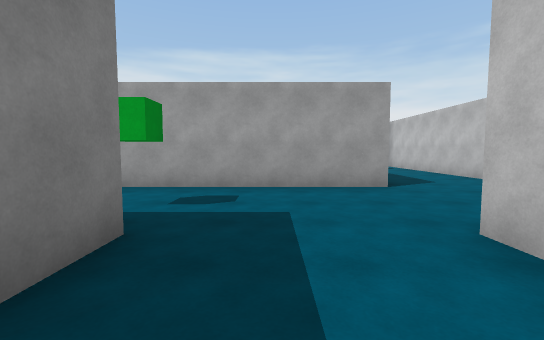
View 1 (above)

24 first-person views from a walk through a Unity game level. The camera is 1.4 m above the floor, tilts 4° down and sees 90° across. The floor is counted in squares, 2 m on a side. Each view is taken from the middle of a square. On the plan, view 1 faces up. The plan holds only what a view shows up to about 9 squares ahead; the rest is blank. The player character is not drawn.

View 2
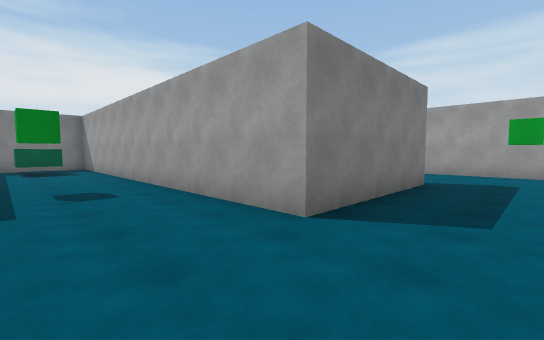

View 3
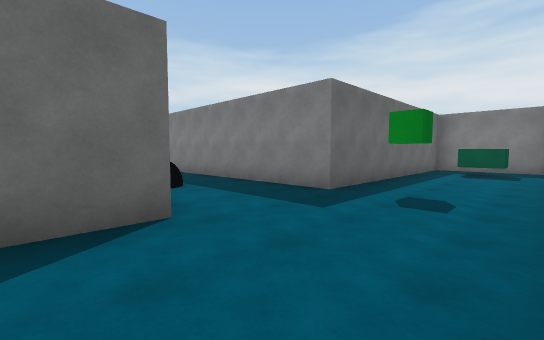

View 4
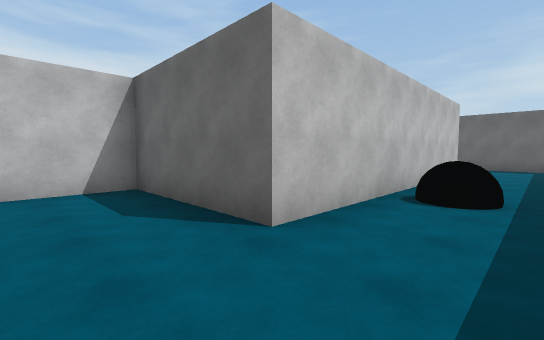

View 5
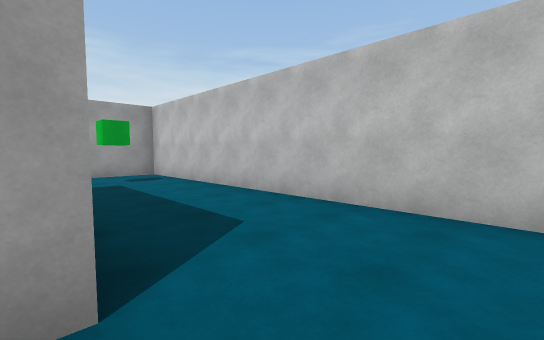

View 6
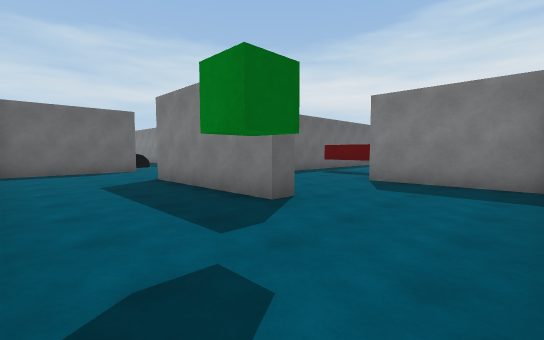

View 7
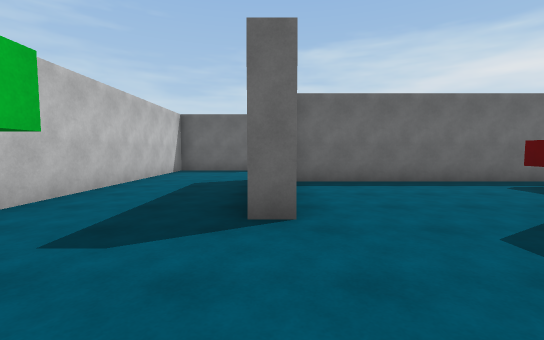

View 8
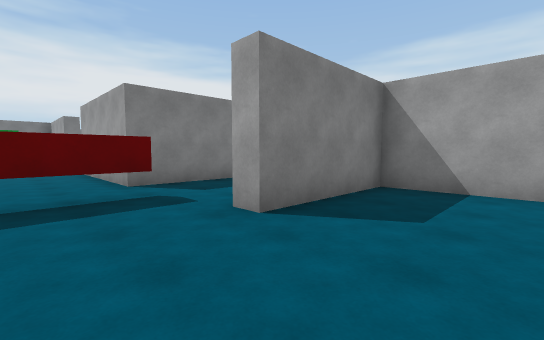

View 9
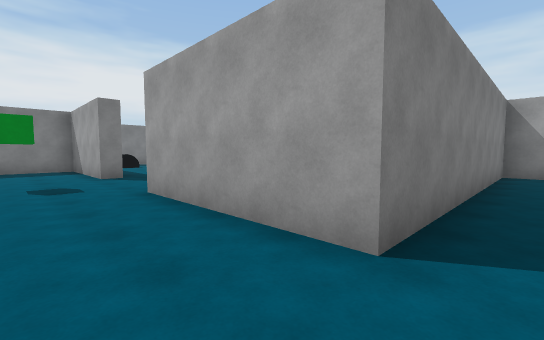

View 10
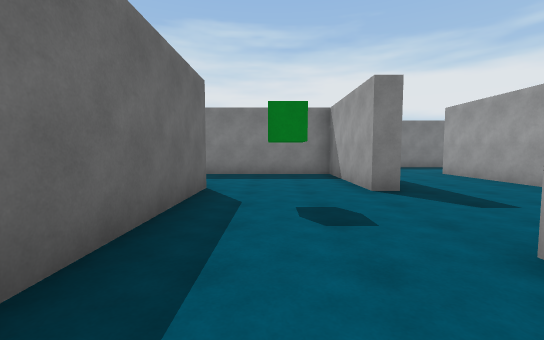

View 11
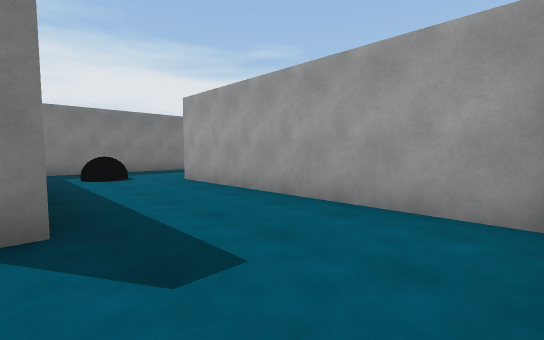

View 12
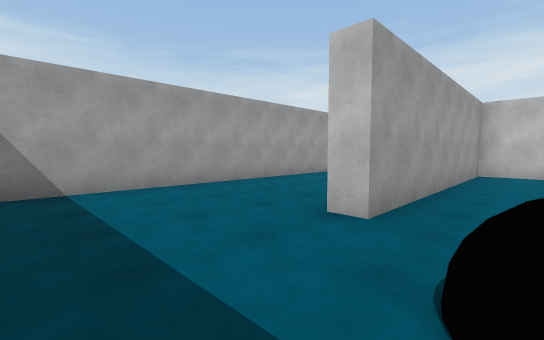

View 13
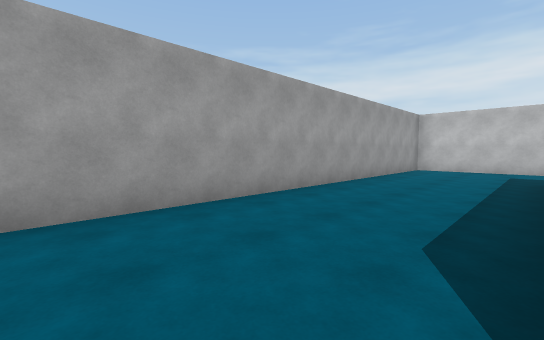

View 14
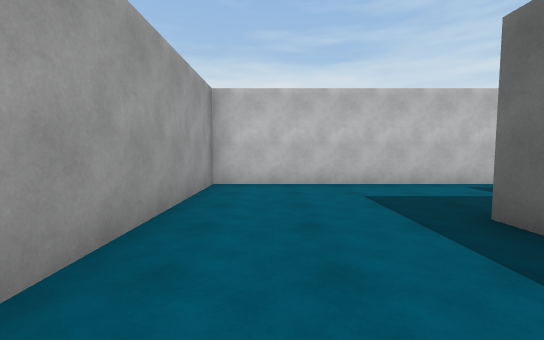

View 15
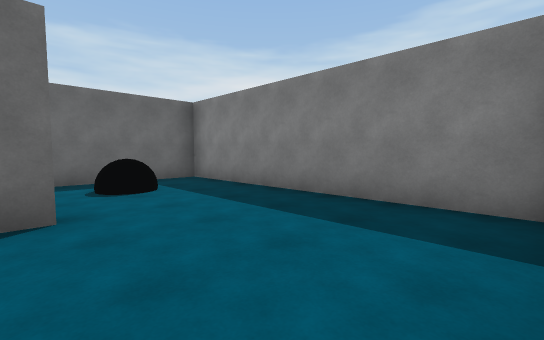

View 16
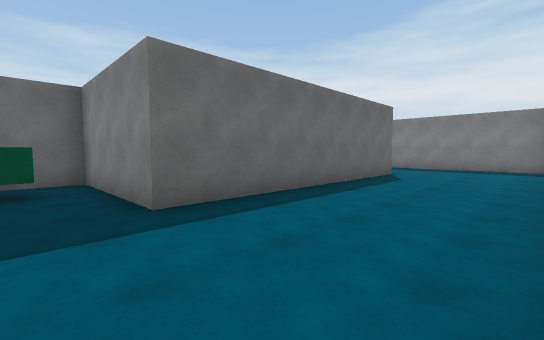

View 17
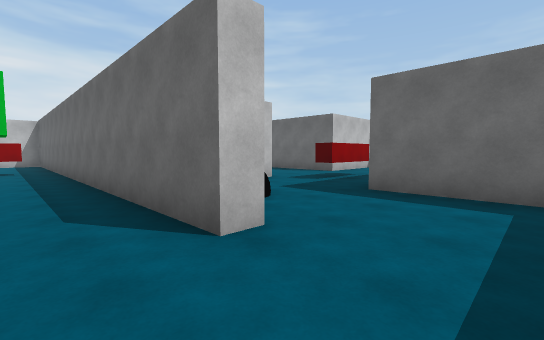

View 18
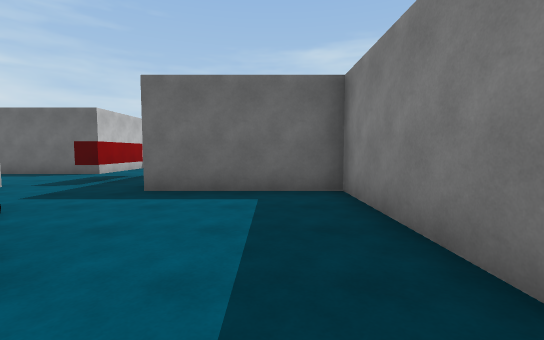

View 19
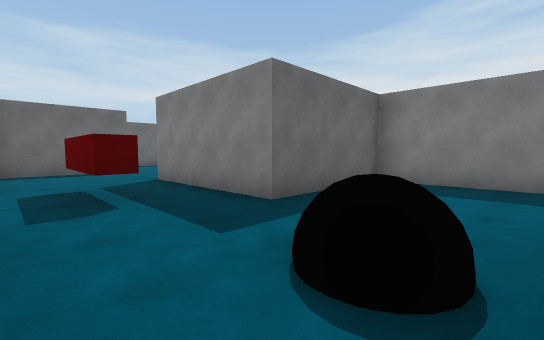

View 20
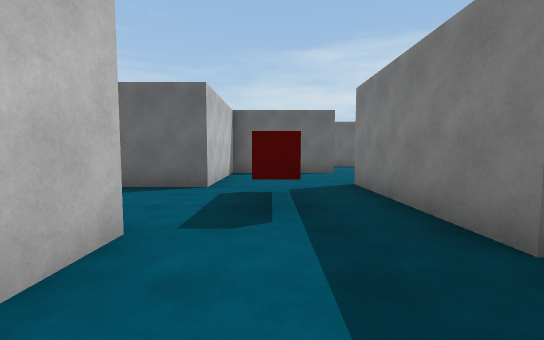

View 21
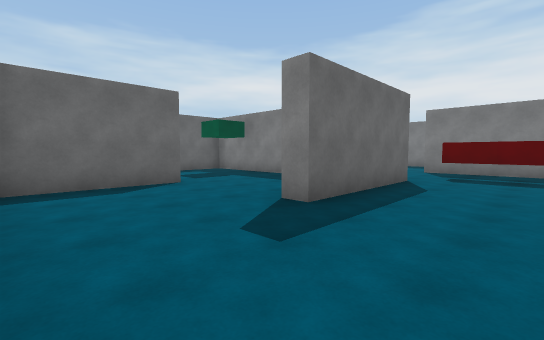

View 22
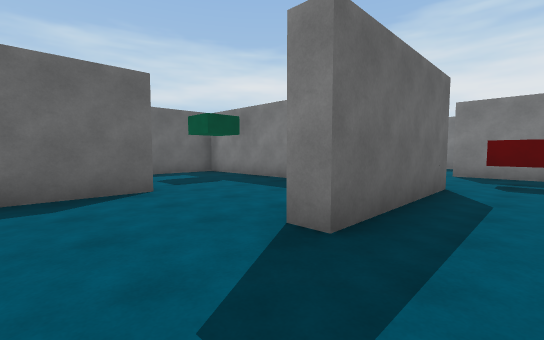

View 23
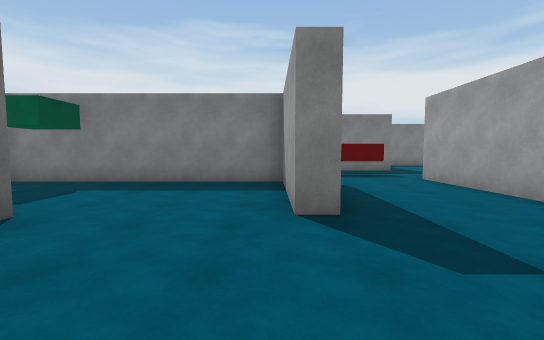

View 24
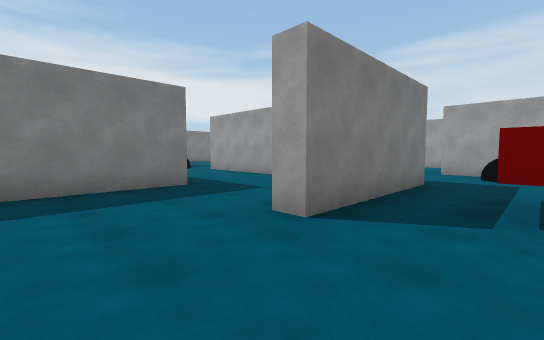

### Floor plan
Ten units are one square. View 1 is at (0, 0); x grows to the right and y downward. Boxes are objects, and circles mark ways between rooms. Rooms are numbered by the first view taken in them; rooms with no view inside come last. Other rooms are left out.
<svg viewBox="-193 -167 251 254">
<path fill="none" stroke="#000" d="M-30 -58 15 -58M16 -93 23 -93 23 -53 -65 -53M-30 -86 -30 -65M-71 -23 -13 -23 -13 35M-83 -51 -83 -30M17 52 17 -23 53 -23 53 -123 -13 -123 -13 -91 -18 -91M-88 -110 -88 -123 -153 -123 -153 -128 -83 -128 -83 -93 -70 -93M-118 -94 -118 -88M-52 -102 -52 -162 -181 -162M-122 -58 -30 -58M-47 -88 -88 -88M-188 -161 -188 -93 -156 -93M-36 -65 -36 -70M-118 -88 -153 -88 -153 -64M-108 -53 -122 -53 -122 -58M-88 -18 -88 -29M-103 8 -103 -12 -98 -12M-153 -64 -153 -23 -118 -23 -118 5M-49 47 -19 47M-56 -18 -88 -18M-88 12 -50 12 -50 17 -83 17 -83 81M-98 -12 -98 8M-76 82 -61 82M-121 47 -88 47 -88 12M-98 8 -103 8M-118 5 -118 17 -122 17M-153 11 -153 41"/>
<rect x="-65" y="-45" width="10" height="10" fill="#bbb"><title>block</title></rect>
<rect x="5" y="-5" width="10" height="10" fill="#bbb"><title>other object</title></rect>
<rect x="-175" y="-115" width="20" height="10" fill="#bbb"><title>other object</title></rect>
<rect x="-75" y="-115" width="10" height="10" fill="#bbb"><title>block</title></rect>
<rect x="-115" y="-45" width="10" height="10" fill="#bbb"><title>other object</title></rect>
<circle cx="-120" cy="-75" r="3" fill="#2a7"/>
<circle cx="-135" cy="-60" r="3" fill="#2a7"/>
<circle cx="-90" cy="-10" r="3" fill="#2a7"/>
<circle cx="-110" cy="-5" r="3" fill="#2a7"/>
<circle cx="-90" cy="0" r="3" fill="#2a7"/>
<text x="10" y="-50">1</text>
<text x="-110" y="-120">2</text>
<text x="-140" y="-80">3</text>
<text x="-110" y="-40">4</text>
<text x="-50" y="20">5</text>
<text x="-110" y="30">6</text>
</svg>
Room 2 opens to room 3. Room 3 opens to room 4. Room 4 opens to room 5. Room 4 opens to room 6. Room 5 opens to room 6.

Where each view was taken, in squares from view 1:
view 1: 0 up, 0 right, facing up
view 2: 3 up, 4 right, facing up-left
view 3: 5 up, 3 right, facing down-left
view 4: 4 up, 0 right, facing down-right
view 5: 4 up, 2 right, facing up-right
view 6: 12 up, 5 right, facing down-left
view 7: 12 up, 2 right, facing down
view 8: 7 up, 1 right, facing up-left
view 9: 7 up, 4 left, facing up-left
view 10: 7 up, 7 left, facing left
view 11: 9 up, 9 left, facing up-left
view 12: 11 up, 18 left, facing up-right
view 13: 13 up, 16 left, facing up-right
view 14: 15 up, 11 left, facing right
view 15: 16 up, 15 left, facing down-left
view 16: 16 up, 7 left, facing down-left
view 17: 7 up, 14 left, facing down-right
view 18: 7 up, 14 left, facing down
view 19: 5 up, 9 left, facing down-left
view 20: 4 up, 10 left, facing down
view 21: 1 up, 2 left, facing down-left
view 22: 0 up, 3 left, facing down-left
view 23: 2 down, 2 left, facing left
view 24: 4 down, 10 left, facing up-left
